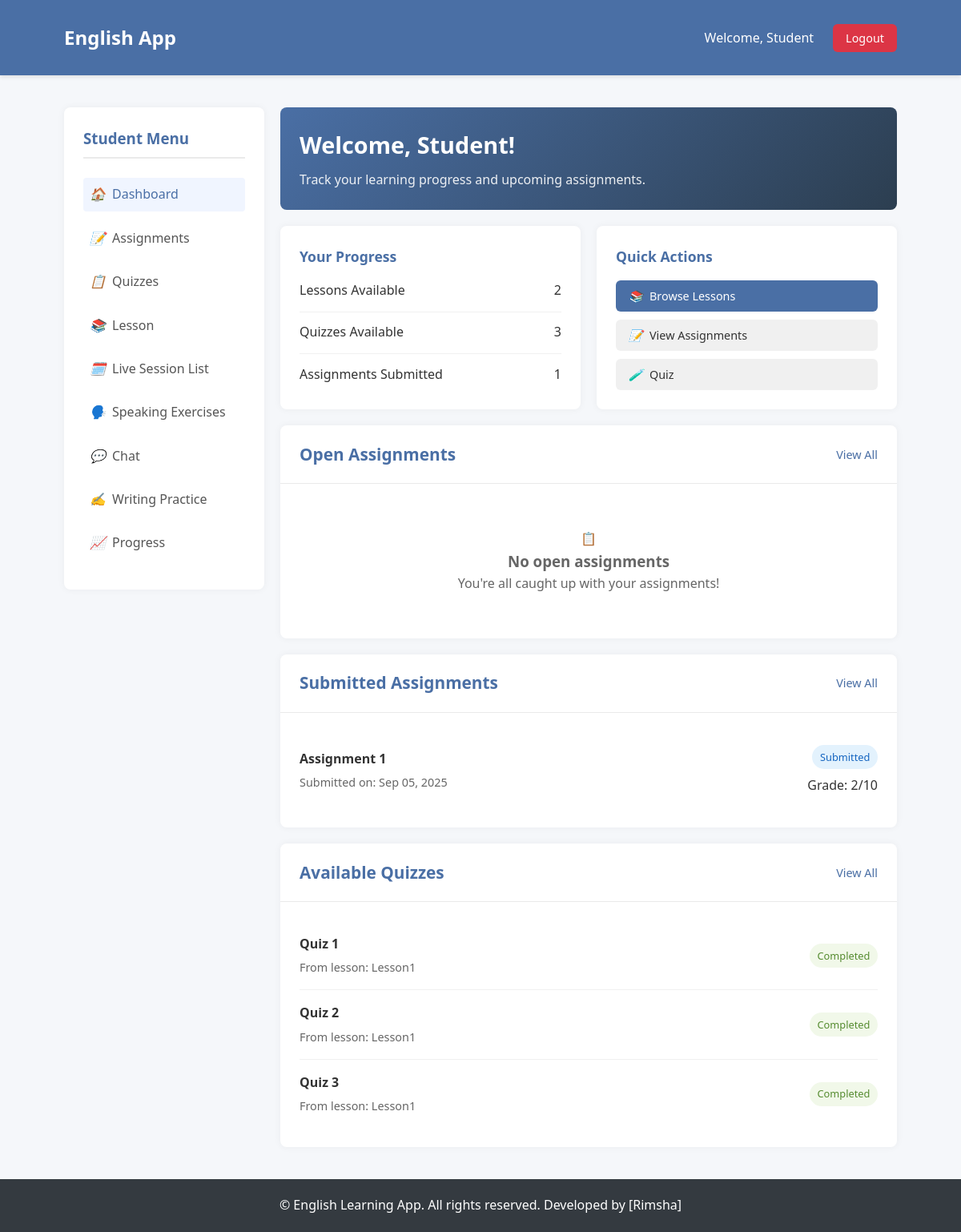
/student_dashboard/ (signed in), run on the app's committed database.
### english_language/models.py (models this page shows, shortened)
class User(AbstractUser):
    ROLE_CHOICES = [
        ('admin', 'Admin'),
        ('teacher', 'Teacher'),
        ('student', 'Student'),
    ]
    role = models.CharField(max_length=10, choices=ROLE_CHOICES, default='student')
    def is_student(self):
        return self.role == 'student'

class AssignmentSubmission(models.Model):
    assignment = models.ForeignKey(Assignment, on_delete=models.CASCADE)
    student = models.ForeignKey(User, on_delete=models.CASCADE)
    file = models.FileField(upload_to='submissions/')
    submitted_at = models.DateTimeField(auto_now_add=True)
    marks = models.PositiveIntegerField(null=True, blank=True)

class Assignment(models.Model):
    teacher = models.ForeignKey(User, on_delete=models.CASCADE)
    title = models.CharField(max_length=200)
    description = models.TextField()
    file = models.FileField(upload_to='assignments/')
    due_date = models.DateField()
    created_at = models.DateTimeField(auto_now_add=True)
    total_marks = models.PositiveIntegerField(default=20)

class Quiz(models.Model):
    QUIZ_TYPES = [
        ("mcq", "Multiple Choice"),
        ("fill", "Fill in the Blank"),
        ("match", "Matching"),
    ]
    title = models.CharField(max_length=200)
    lesson = models.ForeignKey(Lesson, on_delete=models.CASCADE, related_name="quizzes")
    quiz_type = models.CharField(max_length=10, choices=QUIZ_TYPES, default="mcq")
    due_date = models.DateField()
    created_at = models.DateTimeField(auto_now_add=True)

class Lesson(models.Model):
    LEVEL_CHOICES = [
        ("beginner", "Beginner"),
        ("intermediate", "Intermediate"),
        ("advanced", "Advanced"),
    ]
    CATEGORY_CHOICES = [
        ("grammar", "Grammar"),
        ("vocabulary", "Vocabulary"),
        ("listening", "Listening"),
        ("speaking", "Speaking"),
    ]
    title = models.CharField(max_length=200)
    description = models.TextField(blank=True)
    level = models.CharField(max_length=20, choices=LEVEL_CHOICES)
    category = models.CharField(max_length=20, choices=CATEGORY_CHOICES)
    content = models.TextField()  # text explanation or lesson notes
    created_at = models.DateField(auto_now_add=True)

### english_language/views.py (the view)
# urls.py: path('student_dashboard/', views.student_dashboard, name='student_dashboard'),
@student_required
def student_dashboard(request):
    open_assignments = Assignment.objects.filter(due_date__gte=timezone.now()).order_by('due_date')
    lessons = Lesson.objects.all()
    quizzes = Quiz.objects.filter(lesson__in=lessons)
    submitted_assignments = AssignmentSubmission.objects.filter(student=request.user)
    taken_quiz_ids = QuizResult.objects.filter(student=request.user).values_list('quiz_id', flat=True)
    return render(request, 'student_dashboard.html', {
        'open_assignments': open_assignments,
        'submitted_assignments': submitted_assignments,
        'lessons': lessons,
        'quizzes': quizzes,
        'taken_quiz_ids': list(taken_quiz_ids),
    })

### english_language/templates/student_dashboard.html (shortened to what this page needs)
{% extends 'base.html' %}
{% block content %}
  <div class="container">
    <div class="dashboard">
      <div class="sidebar">
        <h3>Student Menu</h3>
        <ul class="sidebar-menu">
          <li>
            <a href="{% url 'student_dashboard' %}" class="active"><i>🏠</i> Dashboard</a>
          </li>
          <li>
            <a href="{% url 'assignment_list' %}"><i>📝</i> Assignments</a>
          </li>
          <li>
            <a href="{% url 'quiz_list' %}"><i>📋</i> Quizzes</a>
          </li>
          <li>
            <a href="{% url 'lesson_list' %}"><i>📚</i> Lesson</a>
          </li>
          <li>
            <a href="{% url 'live_sessions_list' %}"><i>🗓️</i> Live Session List</a>
          </li>
          <li>
            <a href="{% url 'speaking_exercise_list' %}"><i>🗣️</i> Speaking Exercises</a>
          </li>
          <li>
            <a href="{% url 'room_list' %}"><i>💬</i> Chat</a>
          </li>
          <li>
            <a href="{% url 'writing_practice' %}"><i>✍️</i> Writing Practice</a>
          </li>
          <li>
            <a href="{% url 'progress_report' %}"><i>📈</i> Progress</a>
          </li>
        </ul>
      </div>
      <div class="main-content">
        <div class="welcome-banner">
          <h1>Welcome, {{ request.user.get_full_name|default:request.user.username }}!</h1>
          <p>Track your learning progress and upcoming assignments.</p>
        </div>
        <div class="progress-grid">
          <div class="progress-card">
            <h3>Your Progress</h3>
            <div class="progress-item">
              <div class="progress-item-name">Lessons Available</div>
              <div class="progress-item-status">{{ lessons.count }}</div>
            </div>
            <div class="progress-item">
              <div class="progress-item-name">Quizzes Available</div>
              <div class="progress-item-status">{{ quizzes.count }}</div>
            </div>
            <div class="progress-item">
              <div class="progress-item-name">Assignments Submitted</div>
              <div class="progress-item-status">{{ submitted_assignments.count }}</div>
            </div>
          </div>
          <div class="progress-card">
            <h3>Quick Actions</h3>
            <div style="display: flex; flex-direction: column; gap: 10px;">
              <a href="{% url 'lesson_list' %}" class="btn btn-primary"><i>📚</i> Browse Lessons</a>
              <a href="{% url 'assignment_list' %}" class="btn btn-secondary"><i>📝</i> View Assignments</a>
              <a href="{% url 'quiz_list' %}" class="btn btn-secondary"><i>🧪</i> Quiz</a>
            </div>
          </div>
        </div>
        <div class="card">
          <div class="card-header">
            <h2>Open Assignments</h2>
            <a href="{% url 'assignment_list' %}">View All</a>
          </div>
          <div class="card-body">
            {% if open_assignments %}
              <ul class="item-list">
                {% for assignment in open_assignments %}
                  <li class="item">
                    <div class="item-info">
                      <h3>{{ assignment.title }}</h3>
                      <p>{{ assignment.course.name }} - {{ assignment.teacher.get_full_name }}</p>
                    </div>
                    <div class="item-due">
                      <div class="due-date">Due: {{ assignment.due_date|date:'M d, Y' }}</div>
                      <div class="days-left">
                        {% with days=assignment.days_until_due %}
                          {% if days > 0 %}
                            {{ days }} day{{ days|pluralize }} left
                          {% else %}
                            <span class="expired">Due today</span>
                          {% endif %}
                        {% endwith %}
                      </div>
                      <a href="{% url 'submit_assignment' assignment.id %}" class="btn btn-primary" style="margin-top: 0.5rem;">Submit Work</a>
                    </div>
                  </li>
                {% endfor %}
              </ul>
            {% else %}
              <div class="empty-state">
                <div>📋</div>
                <h3>No open assignments</h3>
                <p>You're all caught up with your assignments!</p>
              </div>
            {% endif %}
          </div>
        </div>
        <div class="card">
          <div class="card-header">
            <h2>Submitted Assignments</h2>
            <a href="{% url 'student_assignments' %}">View All</a>
          </div>
          <div class="card-body">
            {% if submitted_assignments %}
              <ul class="item-list">
                {% for submission in submitted_assignments %}
                  <li class="item">
                    <div class="item-info">
                      <h3>{{ submission.assignment.title }}</h3>
                      <p>Submitted on: {{ submission.submitted_at|date:'M d, Y' }}</p>
                    </div>
                    <div class="item-due">
                      <span class="status-badge status-submitted">Submitted</span>
                      {% if submission.marks %}
                        <div style="margin-top: 0.5rem; font-weight: 500;">Grade: {{ submission.marks }}/{{ submission.assignment.total_marks }}</div>
                      {% endif %}
                    </div>
                  </li>
                {% endfor %}
              </ul>
            {% else %}
              <div class="empty-state">
                <div>📤</div>
                <h3>No submitted assignments</h3>
                <p>You haven't submitted any assignments yet.</p>
              </div>
            {% endif %}
          </div>
        </div>
        <div class="card">
          <div class="card-header">
            <h2>Available Quizzes</h2>
            <a href="{% url 'quiz_list' %}">View All</a>
          </div>
          <div class="card-body">
            {% if quizzes %}
              <ul class="item-list">
                {% for quiz in quizzes %}
                  <li class="item">
                    <div class="item-info">
                      <h3>{{ quiz.title }}</h3>
                      <p>From lesson: {{ quiz.lesson.title }}</p>
                    </div>
                    <div class="item-due">
                      {% if quiz.id in taken_quiz_ids %}
                        <span class="status-badge status-completed">Completed</span>
                      {% else %}
                        <span class="status-badge status-open">Available</span>
                        <a href="{% url 'take_quiz' quiz.id %}" class="btn btn-primary" style="margin-top: 0.5rem;">Take Quiz</a>
                      {% endif %}
                    </div>
                  </li>
                {% endfor %}
              </ul>
            {% else %}
              <div class="empty-state">
                <div>🧪</div>
                <h3>No quizzes available</h3>
                <p>Check back later for new quizzes.</p>
              </div>
            {% endif %}
          </div>
        </div>
      </div>
    </div>
  </div>
{% endblock %}

### english_language/templates/base.html (shortened to what this page needs)
<!DOCTYPE html>
<html lang="en">
  <head>
  </head>
  <body>
    <header>
      <div class="container">
        <nav>
          <div class="logo">
            {% if user.is_authenticated %}
              {% if user.role == 'student' %}
                <a href="{% url 'student_dashboard' %}">English App</a>
              {% elif user.role == 'teacher' %}
                <a href="{% url 'teacher_dashboard' %}">English App</a>
              {% elif user.role == 'admin' %}
                <a href="{% url 'admin_dashboard' %}">English App</a>
              {% endif %}
            {% else %}
              <a href="{% url 'index' %}">English App</a>
            {% endif %}
          </div>
          <ul class="nav-links">
            {% if user.is_authenticated %}
              <li style="margin-top:5px;">Welcome, {{ user.username }}</li>
              <li>
                <form action="{% url 'logout' %}" method="POST" style="display: inline;">
                  <button type="submit" class="btn btn-logout">Logout</button>
                </form>
              </li>
            {% endif %}
          </ul>
        </nav>
      </div>
    </header>
    <main>
      {% block content %}
      {% endblock %}
    </main>
    <footer>
      <div class="container">
        <p>&copy; English Learning App. All rights reserved. Developed by [Rimsha]</p>
      </div>
    </footer>
  </body>
</html>

### english_language/templates/base.html (style rules this page uses)
* { margin: 0; padding: 0; box-sizing: border-box; font-family: 'Segoe UI', Tahoma, Geneva, Verdana, sans-serif; }
body { background-color: #f5f7fa; color: #333; line-height: 1.6; display: flex; flex-direction: column; min-height: 100vh; }
.container { width: 90%; max-width: 1200px; margin: 0 auto; padding: 20px; }
:root { --primary: #4a6fa5; --primary-dark: #3a5dc9; --secondary: #6c63ff; --accent: #ff6b6b; --light: #f8f9fa; --dark: #343a40; --gray: #6c757d; --success: #28a745; --success-dark: #218838; --warning: #ffc107; --danger-dark: #c82333; --gray-dark: #5a6268; }
.btn-primary { background-color: var(--primary); color: white; border: none; }
.btn-secondary { background-color: var(--gray); color: white; border: none; }
.btn { display: inline-flex; align-items: center; padding: 0.75rem 1.5rem; border-radius: 6px; font-weight: 500; text-decoration: none; transition: all 0.3s; border: none; cursor: pointer; }
li a, a { color: white; text-decoration: none; }
header { background-color: #4a6fa5; color: white; padding: 0.5rem 0; box-shadow: 0 2px 5px rgba(0, 0, 0, 0.1); }
nav { display: flex; justify-content: space-between; align-items: center; }
.logo { font-size: 1.5rem; font-weight: bold; }
.logo a { color: white; text-decoration: none; }
.nav-links { display: flex; list-style: none; }
.nav-links li { margin-left: 1.5rem; }
main { flex: 1; }
footer { background-color: #343a40; color: white; text-align: center; margin-top: auto; }
.btn-logout { background-color: #dc3545; color: white; padding: 0.5rem 1rem; border-radius: 6px; border: none; cursor: pointer; transition: background 0.3s; }

### data on the page
User: username "Student", user.get_full_name "Student"
AssignmentSubmission: assignment "Assignment 1", submitted_at "Sep 05, 2025", marks "2", assignment.total_marks "10"
Quiz: title "Quiz 1", lesson "Lesson1", shows "Completed"
Quiz: title "Quiz 2", lesson "Lesson1", shows "Completed"
Quiz: title "Quiz 3", lesson "Lesson1", shows "Completed"

### other printed values
{{ lessons.count }} "2"
{{ quizzes.count }} "3"
{{ submitted_assignments.count }} "1"
